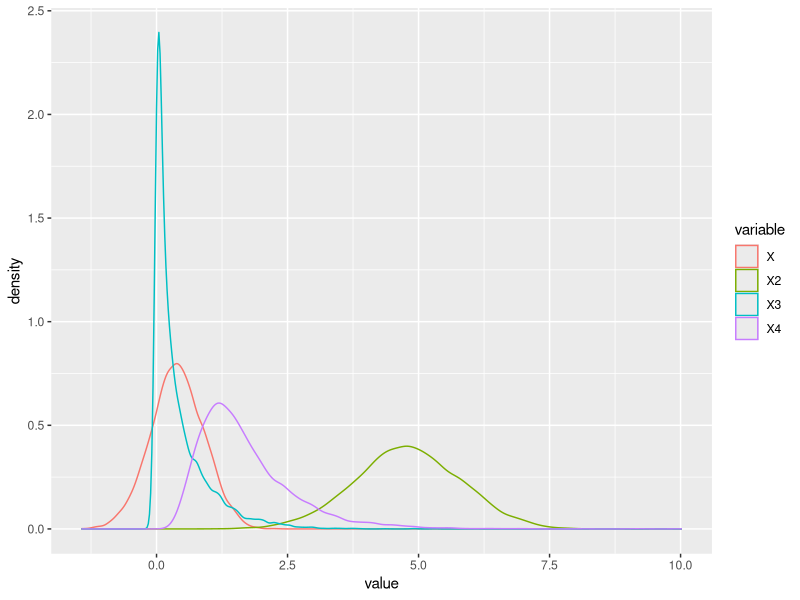

Write R code to recreate this figure.
set.seed(1)
library(ggplot2)
library(reshape2)

n_samples <- 10000
mi <- 0.4
sigma <- 0.5

XX <- seq(-1, 1, length.out = n_samples)
X <- rnorm(n_samples, mi, sigma)

X2 <- 2*X + 4
X3 <- X^2
X4 <- exp(X)

mean(X2)
2*mi + 4

mean(X3)
mi^2 + sigma^2

mean(X4)

data <- melt(data.frame(X, X2, X3, X4))

plot <- ggplot(data, aes(x = value, color=variable)) +
  geom_density()
plot(plot)